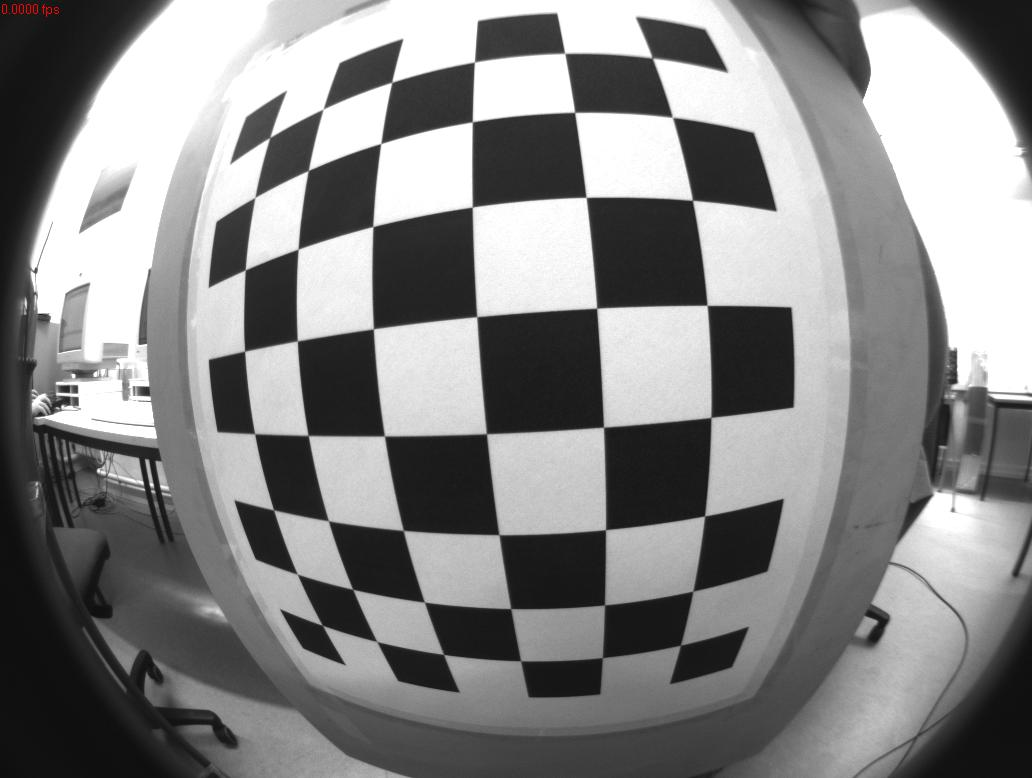
#> input picture photo/Fisheye1_1.jpg, 1032 x 778 px; its folder holds only this picture in this run
$ python test2.py
#> lines starting #> are read from the running program, lines starting #| are printed output that depends on the picture; after the words box and inside, x2 and y2 are one past the last pixel; in counts of white or black regions, pixels touching at a corner belong together
import cv2
import numpy as np
import os
import glob
import matplotlib.pyplot as plt

image_path = './images_480p'

# 체커보드의 차원 정의
# CHECKERBOARD = (6,9) # 체커보드 행과 열당 내부 코너 수
CHECKERBOARD = (6,8) # 체커보드 행과 열당 내부 코너 수
criteria = (cv2.TERM_CRITERIA_EPS + cv2.TERM_CRITERIA_MAX_ITER, 30, 0.001)

# 각 체커보드 이미지에 대한 3D 점 벡터를 저장할 벡터 생성
objpoints = []
# 각 체커보드 이미지에 대한 2D 점 벡터를 저장할 벡터 생성
imgpoints = []
# 3D 점의 세계 좌표 정의
objp = np.zeros((1, CHECKERBOARD[0] * CHECKERBOARD[1], 3), np.float32)
objp[0,:,:2] = np.mgrid[0:CHECKERBOARD[0], 0:CHECKERBOARD[1]].T.reshape(-1, 2)
prev_img_shape = None

images = glob.glob('/home/rokey/3_ws/src/photo/*.jpg')
for fname in images:
    img = cv2.imread(fname)
#> img is the input picture: shape (778, 1032, 3); mean B, G, R 133.6, 133.6, 133.6
    # 그레이 스케일로 변환
    gray = cv2.cvtColor(img,cv2.COLOR_BGR2GRAY)
    # 체커보드 코너 찾기
    # 이미지에서 원하는 개수의 코너가 발견되면 ret = true
    ret, corners = cv2.findChessboardCorners(gray,
                                             CHECKERBOARD,
                                             cv2.CALIB_CB_ADAPTIVE_THRESH + cv2.CALIB_CB_FAST_CHECK + cv2.CALIB_CB_NORMALIZE_IMAGE)
#> ret = True; corners = 48 rows, first 8: [269.8, 137.6], [323.1, 109.3], [391.7, 82.43], [474.4, 62.08], [564.7, 53.34], [651.9, 58.2], [254.9, 197.5], [308.4, 170.5]
    # 원하는 개수의 코너가 감지되면,
    # 픽셀 좌표 미세조정 -> 체커보드 이미지 표시
    if ret == True:
        objpoints.append(objp)
        # 주어진 2D 점에 대한 픽셀 좌표 미세조정
        corners2 = cv2.cornerSubPix(gray, corners, (11,11),(-1,-1), criteria)
#> corners2 = 48 rows, first 8: [269.7, 137.5], [323.1, 109], [391.7, 82.23], [474.4, 61.93], [564.7, 53.27], [652.3, 57.81], [254.8, 197.4], [308.3, 170.4]
        imgpoints.append(corners2)
        # 코너 그리기 및 표시
        img = cv2.drawChessboardCorners(img, CHECKERBOARD, corners2, ret)
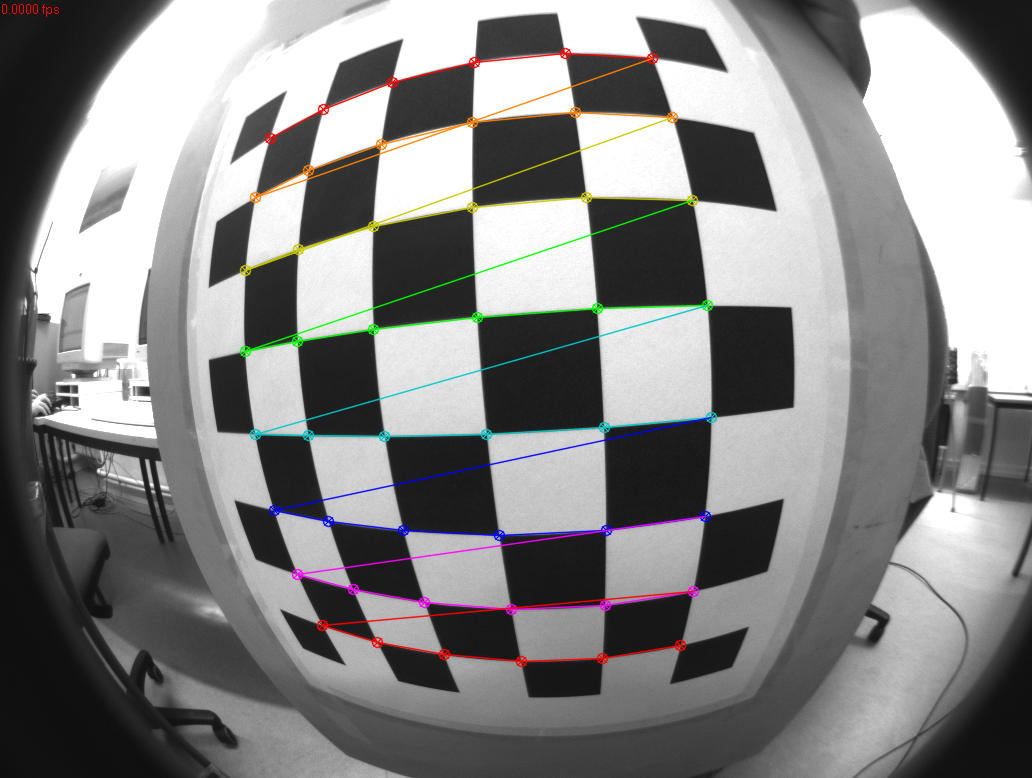
#> img: shape (778, 1032, 3); 2.74% of pixels changed, all inside (x1, y1, x2, y2) = (239, 47, 718, 668)
    cv2.imshow('img',img)
    cv2.waitKey(500)

cv2.destroyAllWindows()
h,w = img.shape[:2] # 480, 640
# 알려진 3D 점(objpoints) 값과 감지된 코너의 해당 픽셀 좌표(imgpoints) 전달, 카메라 캘리브레이션 수행
ret, mtx, dist, rvecs, tvecs = cv2.calibrateCamera(objpoints, imgpoints, gray.shape[::-1], None, None)
#> ret = 0.545; mtx = [[452.1, 0, 543.4], [0, 453.6, 377.4], [0, 0, 1]]; dist = [[-0.478, 0.215, 0.000654, 7.31e-05, -0.0419]]; rvecs = ([0.123, 0.0498, -0.0664],); tvecs = ([-3.75, -3.29, 3.55],)

calibration_matrix_path = './aruco_marker/calibration_matrix_fisheye.npy'
distortion_coefficients_path = './aruco_marker/distortion_coefficients_fisheye.npy'

fig = plt.figure(figsize=(10, 10))

for fname in images:
    img = cv2.imread(fname)

    ax1 = plt.subplot(1, 2, 1)
    ax1.imshow(img)

    h,  w = img.shape[:2]
    ####################################################################3
    newcameramtx, roi = cv2.getOptimalNewCameraMatrix(mtx, dist, (w,h), 1, (w,h))
#> newcameramtx = [[83.22, 0, 941.2], [0, 26.63, 724.2], [0, 0, 1]]; roi = (841, 702, 190, 46)

    # undistort
    dst = cv2.undistort(img, mtx, dist, None, newcameramtx)
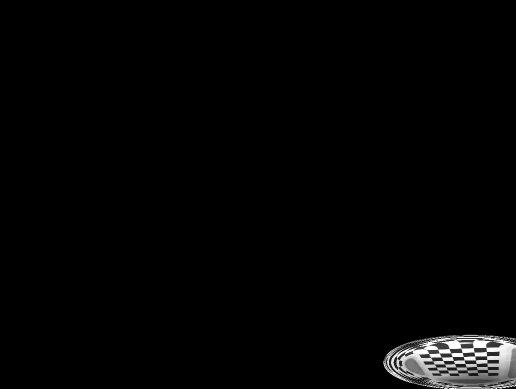
#> dst: shape (778, 1032, 3) (shown at 1/2 size); min 0, max 255, mean 4.2

    # crop the image
    x, y, w, h = roi
#> x = 841; y = 702; w = 190; h = 46
    dst = dst[y:y+h, x:x+w]
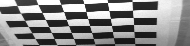
#> dst: shape (46, 190, 3); min 19, max 255, mean 136.2
    ####################################################################3
    # # undistort
    # mapx, mapy = cv2.initUndistortRectifyMap(mtx, dist, None, newcameramtx, (w,h), 5)
    # dst = cv2.remap(img, mapx, mapy, cv2.INTER_LINEAR)

    # # crop the image
    # x, y, w, h = roi
    # dst = dst[y:y+h, x:x+w]
    ####################################################################3

    ax1 = plt.subplot(1, 2, 2)
    ax1.imshow(dst)

    # cv2.imshow('img',img)
    # cv2.waitKey(0)
    break

cv2.destroyAllWindows()

np.save(calibration_matrix_path, mtx)
np.save(distortion_coefficients_path, dist)
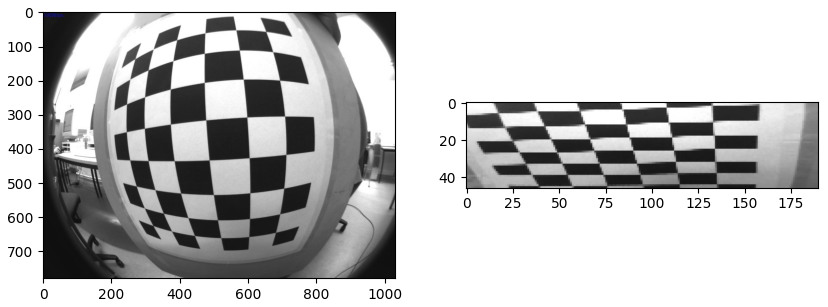
#> figure drawn by matplotlib, 2 panels; B, G, R data is drawn as R, G, B

$ run again, on photo/Fisheye1_13.jpg
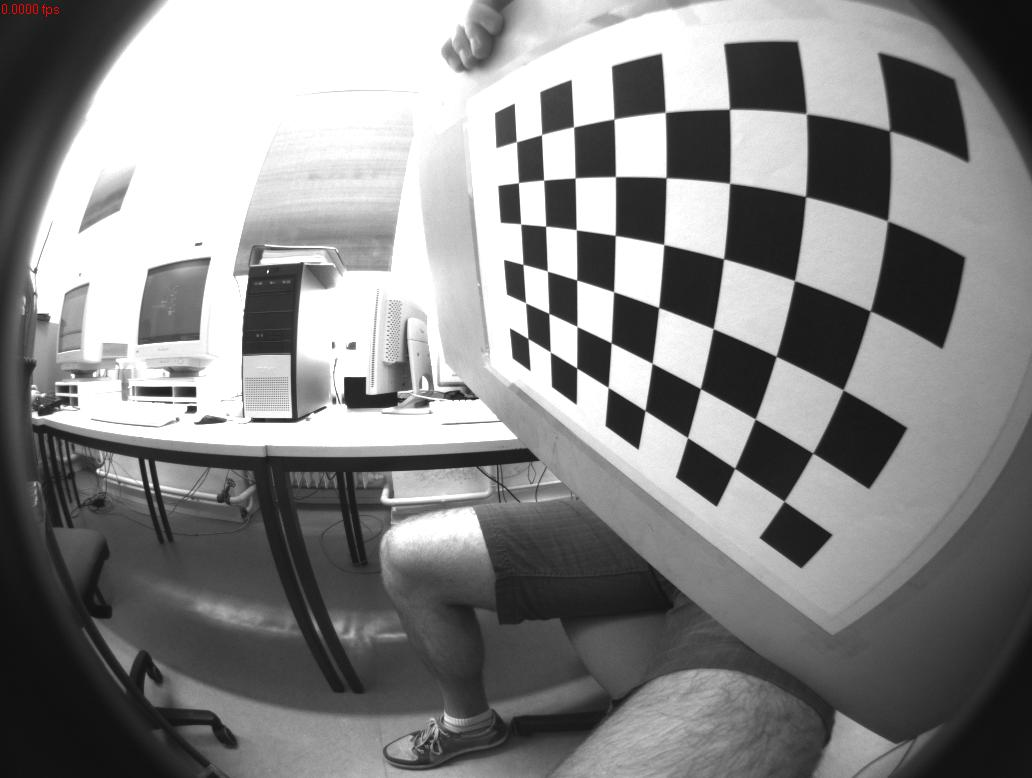
#> input picture photo/Fisheye1_13.jpg, 1032 x 778 px
#> img is the input picture: shape (778, 1032, 3); mean B, G, R 134.3, 134.3, 134.3
#> `ret, corners = cv2.findChessboardCorners(gray, CHECKERBOARD, cv2.CALIB..`: ret = True; corners = 48 rows, first 8: [889.4, 131.2], [886.9, 220.9], [870.1, 311], [842.8, 389.8], [812.5, 453.2], [784, 501.3], [805.8, 113.9], [805.4, 196.5]
#> corners2 = 48 rows, first 8: [889.6, 130.7], [887.6, 220.9], [870.3, 310.9], [843.1, 389.9], [812.7, 453], [784, 501.2], [806.4, 113.8], [805.6, 196.5]
#> img: shape (778, 1032, 3); 2.03% of pixels changed, all inside (x1, y1, x2, y2) = (510, 103, 897, 508)
#> `ret, mtx, dist, rvecs, tvecs = cv2.calibrateCamera(objpoints, imgpoint..`: ret = 2.5; mtx = [[469.3, 0, 543.2], [0, 393.7, 418.7], [0, 0, 1]]; dist = [[-0.46, 0.138, -0.0449, 0.0303, -0.0197]]; rvecs = ([1.32, 0.346, 1.63],); tvecs = ([2.81, -2.65, 2.22],)
#> newcameramtx = [[469.3, 0, 543.2], [0, 393.7, 418.7], [0, 0, 1]]; roi = (0, 0, 1031, 777)
#> `dst = cv2.undistort(img, mtx, dist, None, newcameramtx)`:
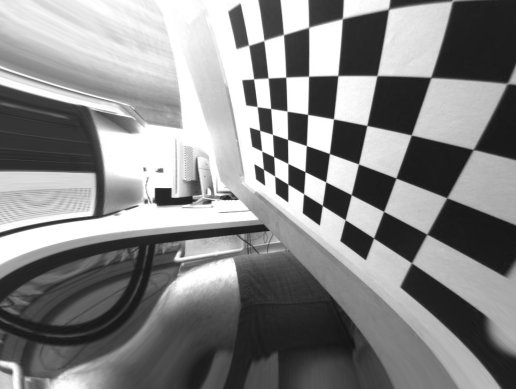
#> dst: shape (778, 1032, 3) (shown at 1/2 size); min 15, max 255, mean 135.4
#> `x, y, w, h = roi`: x = 0; w = 1031; h = 777
#> `np.save(distortion_coefficients_path, dist)`:
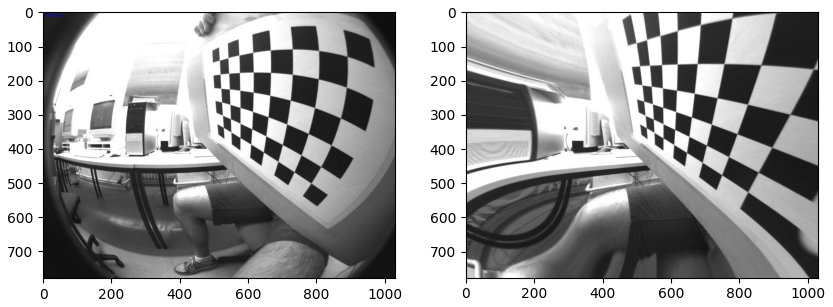
#> figure drawn by matplotlib, 2 panels; B, G, R data is drawn as R, G, B

$ run again, on photo/Fisheye1_14.jpg
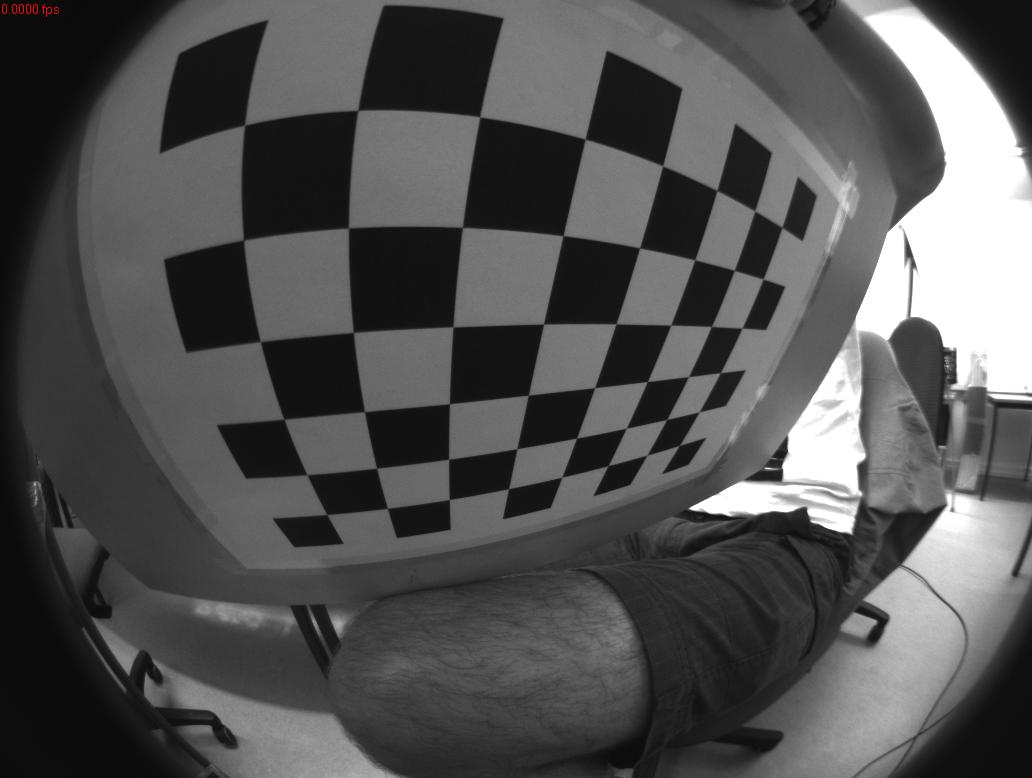
#> input picture photo/Fisheye1_14.jpg, 1032 x 778 px
#> img is the input picture: shape (778, 1032, 3); mean B, G, R 82.6, 82.6, 82.6
#> `ret, corners = cv2.findChessboardCorners(gray, CHECKERBOARD, cv2.CALIB..`: ret = True; corners = 48 rows, first 8: [781.9, 227.6], [762.8, 279.3], [741.6, 328.3], [720.1, 372.7], [699.3, 411.6], [679.1, 445.5], [754.6, 211.3], [734.1, 270.4]
#> corners2 = 48 rows, first 8: [782, 227.4], [763.2, 279], [742, 328.1], [720.3, 372.7], [699.2, 411.9], [679.4, 445.4], [754.8, 210.9], [734.3, 270.4]
#> img: shape (778, 1032, 3); 2.28% of pixels changed, all inside (x1, y1, x2, y2) = (238, 104, 789, 521)
#> `ret, mtx, dist, rvecs, tvecs = cv2.calibrateCamera(objpoints, imgpoint..`: ret = 0.42; mtx = [[333.5, 0, 538.6], [0, 332.5, 378.3], [0, 0, 1]]; dist = [[-0.271, 0.0689, 0.000275, 0.00126, -0.00658]]; rvecs = ([0.152, -0.844, 1.54],); tvecs = ([4.05, -2.53, 4.19],)
#> newcameramtx = [[102.8, 0, 166], [0, 48.29, 667.3], [0, 0, 1]]; roi = (0, 612, 318, 113)
#> `dst = cv2.undistort(img, mtx, dist, None, newcameramtx)`:
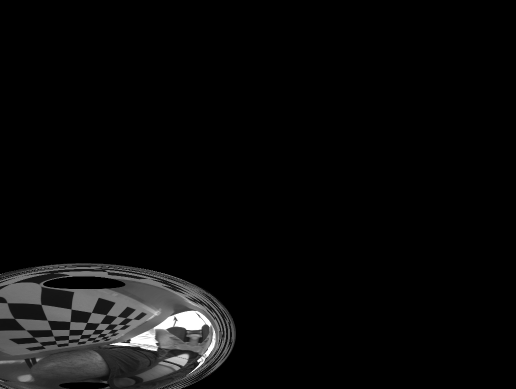
#> dst: shape (778, 1032, 3) (shown at 1/2 size); mean B, G, R 10.3, 10.3, 10.3
#> `x, y, w, h = roi`: x = 0; y = 612; w = 318; h = 113
#> `np.save(distortion_coefficients_path, dist)`:
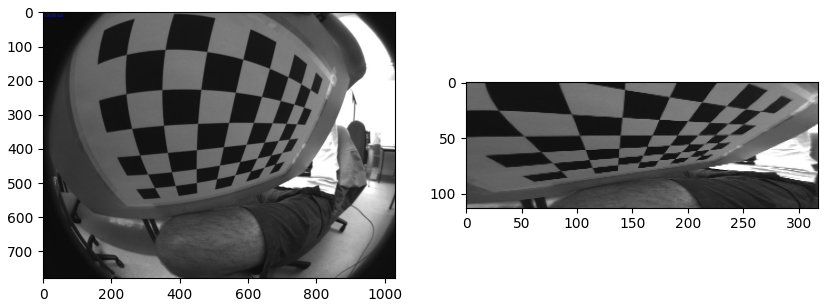
#> figure drawn by matplotlib, 2 panels; B, G, R data is drawn as R, G, B
